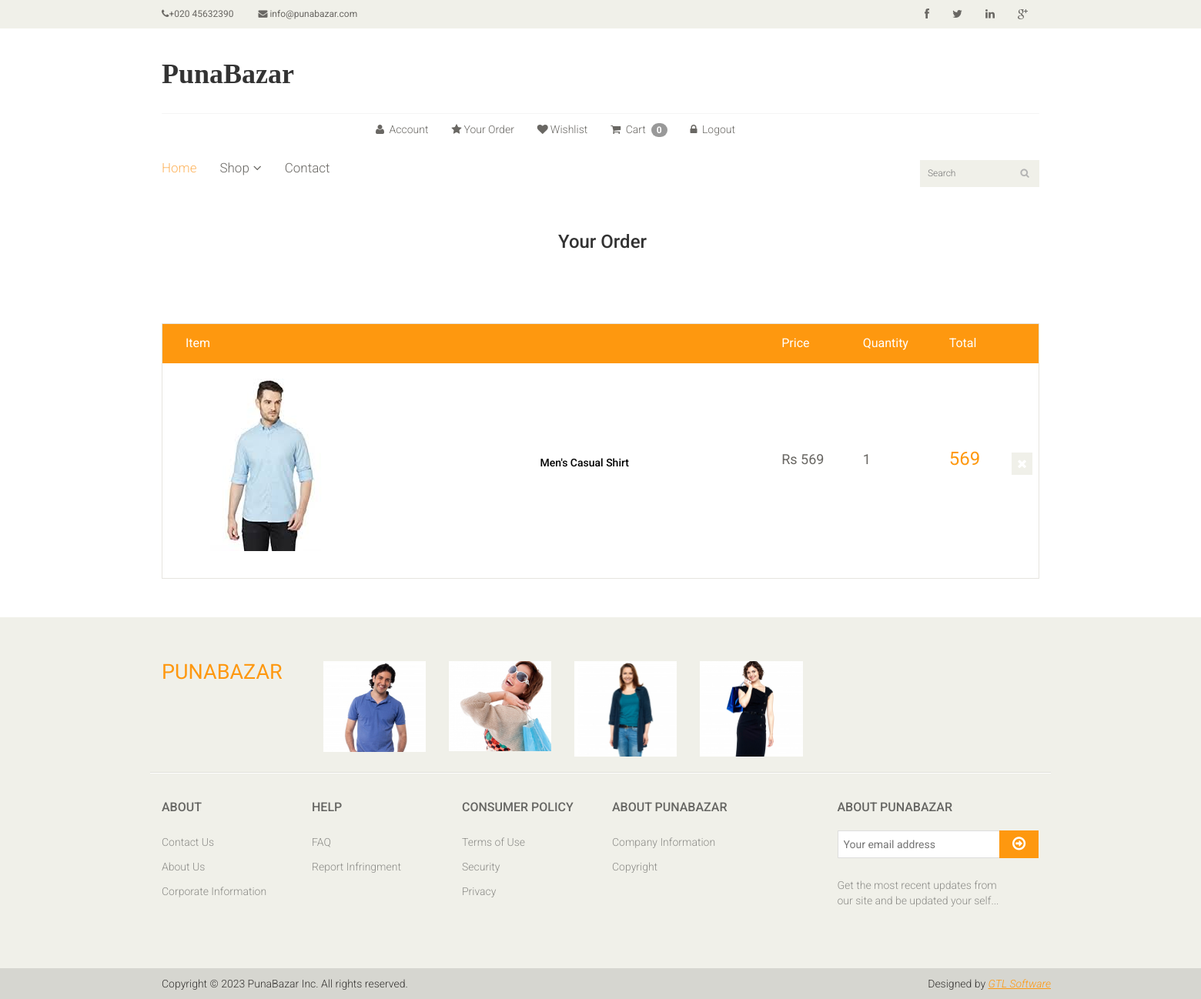
/order/ (signed in), run on the app's committed database.
### app/models.py (models this page shows, shortened)
class Order(models.Model):
    image=models.ImageField(upload_to='images/orders')
    product=models.CharField(max_length=300,default='')
    user=models.ForeignKey(User,on_delete=models.CASCADE)
    price=models.IntegerField()
    quantity=models.CharField(max_length=5)
    total=models.CharField(max_length=1000,default='')
    address=models.TextField()
    phone=models.CharField(max_length=10)
    pincode=models.CharField(max_length=10)
    date=models.DateField(default=datetime.date.today)

### app/views.py (the view)
# urls.py: path('order/',views.Your_Order,name='order'),
def Your_Order(request):
    uid=request.session.get('_auth_user_id')
    user=User.objects.get(pk=uid)
    order=Order.objects.filter(user=user)
    context={
        'order':order,
    }
    return render(request,'order.html',context)

### templates/order.html
{% extends 'master.html' %}
{% block body %}
<section id="cart_items">
    <div class="container">
        <div class="breadcrumbs">
            <ol class="breadcrumb">
              <h3 class="container" style="margin-left: 500px;"><li class="active">Your Order</li></h3>
            </ol>
        </div>
        <div class="table-responsive cart_info">
            <table class="table table-condensed">
                <thead>
                    <tr class="cart_menu">
                        <td class="image">Item</td>
                        <td class="description"></td>
                        <td class="price">Price</td>
                        <td class="quantity">Quantity</td>
                        <td class="total">Total</td>
                        <td></td>
                    </tr>
                </thead>
                <tbody>
                    {% for i in order %}
                    <tr>
                        <td class="cart_product">
                            <a href=""><img src="{{i.image}}" alt=""></a>
                        </td>
                        <td class="cart_description">
                            <h5><a href="" style="color: black; margin-left: 180px;" >{{i.product}}</a></h5>
                        </td>
                        <td class="cart_price">
                            <p>Rs {{i.price}}</p>
                        </td>
                        <td class="cart_price">
                            <div class="cart_quantity_button">
                                <p>{{i.quantity}}</p>
                            </div>
                        </td>
                        <td class="cart_total">
                            <p class="cart_total_price">{{i.total}}</p>
                        </td>
                        <td class="cart_delete">
                            <a class="cart_quantity_delete" href=""><i class="fa fa-times"></i></a>
                        </td>
                    </tr>
                    {% endfor %}
                </tbody>
            </table>
        </div>
    </div>
</section>
{% endblock %}

### static/css/main.css (style rules this page uses)
body { font-family: 'Roboto', sans-serif; background:; position: relative; font-weight:400px; }
a { -webkit-transition: 300ms; -moz-transition: 300ms; -o-transition: 300ms; transition: 300ms; }
h1, h2, h3, h4, h5, h6 { font-family: 'Roboto', sans-serif; }
.breadcrumbs { position: relative; }
.breadcrumbs .breadcrumb { background:transparent; margin-bottom: 75px; padding-left: 0; }
#cart_items .cart_info { border: 1px solid #E6E4DF; margin-bottom: 50px }
#cart_items .cart_info .cart_menu { background: #FE980F; color: #fff; font-size: 16px; font-family: 'Roboto', sans-serif; font-weight: normal; }
#cart_items .cart_info .table.table-condensed thead tr { height: 51px; }
#cart_items .cart_info .table.table-condensed tr { border-bottom: 1px solid#F7F7F0 }
#cart_items .cart_info .table.table-condensed tr:last-child { border-bottom: 0 }
.cart_info table tr td { border-top: 0 none; vertical-align: inherit; }
#cart_items .cart_info .image { padding-left: 30px; }
#cart_items .cart_info .cart_price p { color:#696763; font-size: 18px }
#cart_items .cart_info .cart_total_price { color: #FE980F; font-size: 24px; }
.cart_product { display: block; margin: 15px -70px 10px 25px; }
.cart_delete { display: block; margin-right: -12px; overflow: hidden; }
.cart_delete a { background:#F0F0E9; color: #FFFFFF; padding: 5px 7px; font-size: 16px }

### data on the page
Order: image (picture), product "Men's Casual Shirt", price "569", quantity "1", total "569"

### other printed values
{{ request.session.cart|length }} "0"
